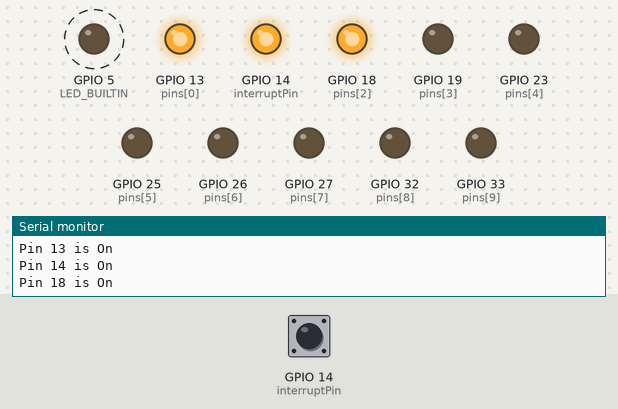
A sketch run on a simulated ESP32. Parts: output pins drawn as LEDs (lit = HIGH), the last lines printed to the serial monitor. Dashed ring = blinking. The inputs (shaded band) are chosen by the test bench; at power-on: GPIO 14 (interruptPin) LOW.

Above: at 1.7 s.
1.8 s: GPIO 14 (interruptPin) pulled HIGH for 0.15 s
At 2.9 s:
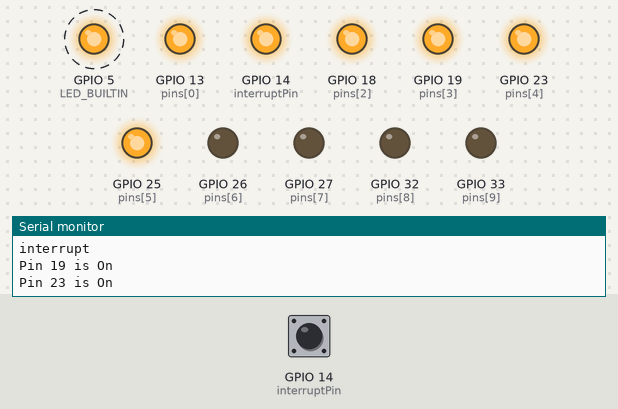
At 3.25 s:
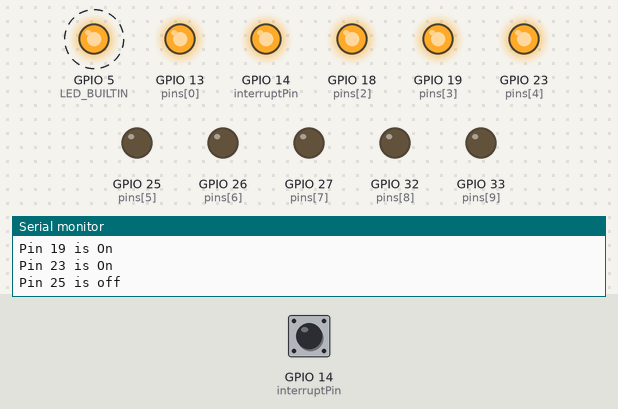
4.8 s: GPIO 14 (interruptPin) pulled HIGH for 1 s
At 6.75 s:
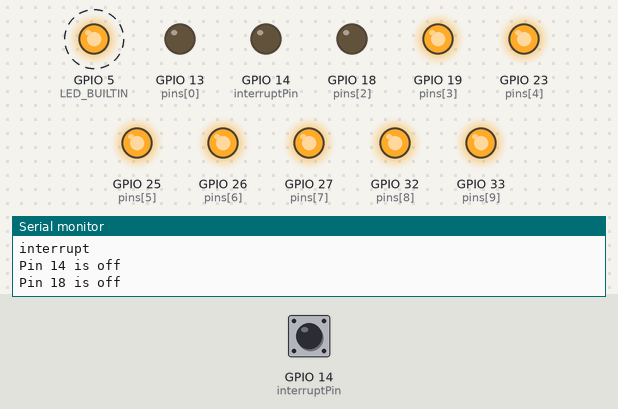
10.8 s: GPIO 14 (interruptPin) pulled HIGH for 3.2 s
20.0 s: GPIO 14 (interruptPin) pulled HIGH for 3.2 s
Timing chart, 0 to 44.0 s (numbered marks = the images above; inputs shaded):
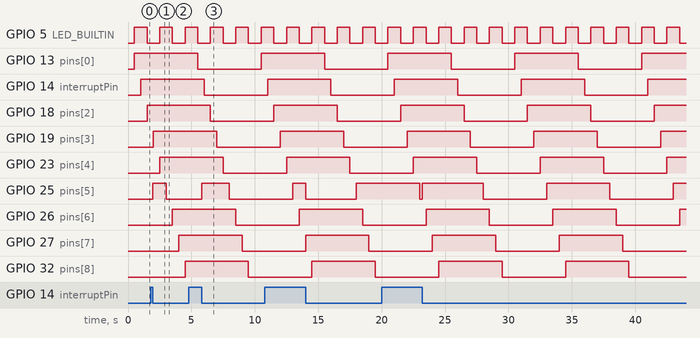

Measured:
- after the input at 1.8 s, GPIO 25 (pins[5]): LOW → HIGH after 0.15 s instead of 1.2 s
- after the input at 4.8 s, GPIO 25 (pins[5]): LOW → HIGH after 1.0 s instead of 3.2 s
- by itself, GPIO 5 (LED_BUILTIN): alternates HIGH for 1.0 s and LOW for 1.0 s
- by itself, GPIO 13 (pins[0]), GPIO 14 (interruptPin), GPIO 18 (pins[2]), GPIO 19 (pins[3]), GPIO 23 (pins[4]), GPIO 26 (pins[6]), GPIO 27 (pins[7]), GPIO 32 (pins[8]), GPIO 33 (pins[9]): alternates HIGH for 5.0 s and LOW for 5.0 s

The sketch:

ex00.ino
```cpp
#include <Arduino.h> // Arduino 헤더 파일 포함
#include <TaskScheduler.h>
// TTGO T1B V1.3 보드의 내장 LED는 GPIO 5번 핀에 연결되어 있습니다.
#define LED_BUILTIN 5 // GPIO 핀 번호에 따라 변경할 수 있습니다.

//0,2,4,12,15 는 사용금지
//21,22 i2c

int pins[] = {13,14,18, 19, 23, 25, 26, 27, 32, 33};
int num_pins = sizeof(pins) / sizeof(pins[0]);
int delay_time = 500; // 1초

const int interruptPin = 14;

Scheduler g_ts_blinker;
Scheduler g_ts_ledtest;

Task task_Test(
    delay_time, TASK_FOREVER, []()
    {
      static int i = 0;
      digitalWrite(pins[i], !digitalRead(pins[i]));
      Serial.print("Pin ");
      Serial.print(pins[i]);
      if (digitalRead(pins[i]))
        Serial.println(" is On");
      else
        Serial.println(" is off");


      i = (i + 1) % num_pins;
    },
    &g_ts_ledtest, true);

Task task_Blink(1000, TASK_FOREVER, []() {
    digitalWrite(LED_BUILTIN, !digitalRead(LED_BUILTIN));
}, &g_ts_blinker, true);

volatile bool interruptFlag = false;

void IRAM_ATTR isr() {
    interruptFlag = true;
}

void setup()
{
    Serial.begin(115200);         // 시리얼 통신 초기화

    pinMode(LED_BUILTIN, OUTPUT); // 내장 LED를 출력 모드로 설정

    //add interrupt 14 pin
    pinMode(interruptPin, INPUT_PULLUP);
    attachInterrupt(digitalPinToInterrupt(interruptPin), isr, FALLING);

    for(int i=0; i<num_pins; i++) {
        pinMode(pins[i], OUTPUT);
        digitalWrite(pins[i], LOW);
    }


    while (!Serial)
        ; // wait for serial attach
    delay(500);

    Serial.println(":-]");
    Serial.println("Serial connected");

    g_ts_blinker.startNow();
    g_ts_ledtest.startNow();

}

void loop() {
    g_ts_blinker.execute();
    g_ts_ledtest.execute();

     if (interruptFlag) {
        Serial.println("interrupt");
        //tooggle 23 pin
        digitalWrite(pins[5], !digitalRead(pins[5]));
        interruptFlag = false;
    }

}
```
